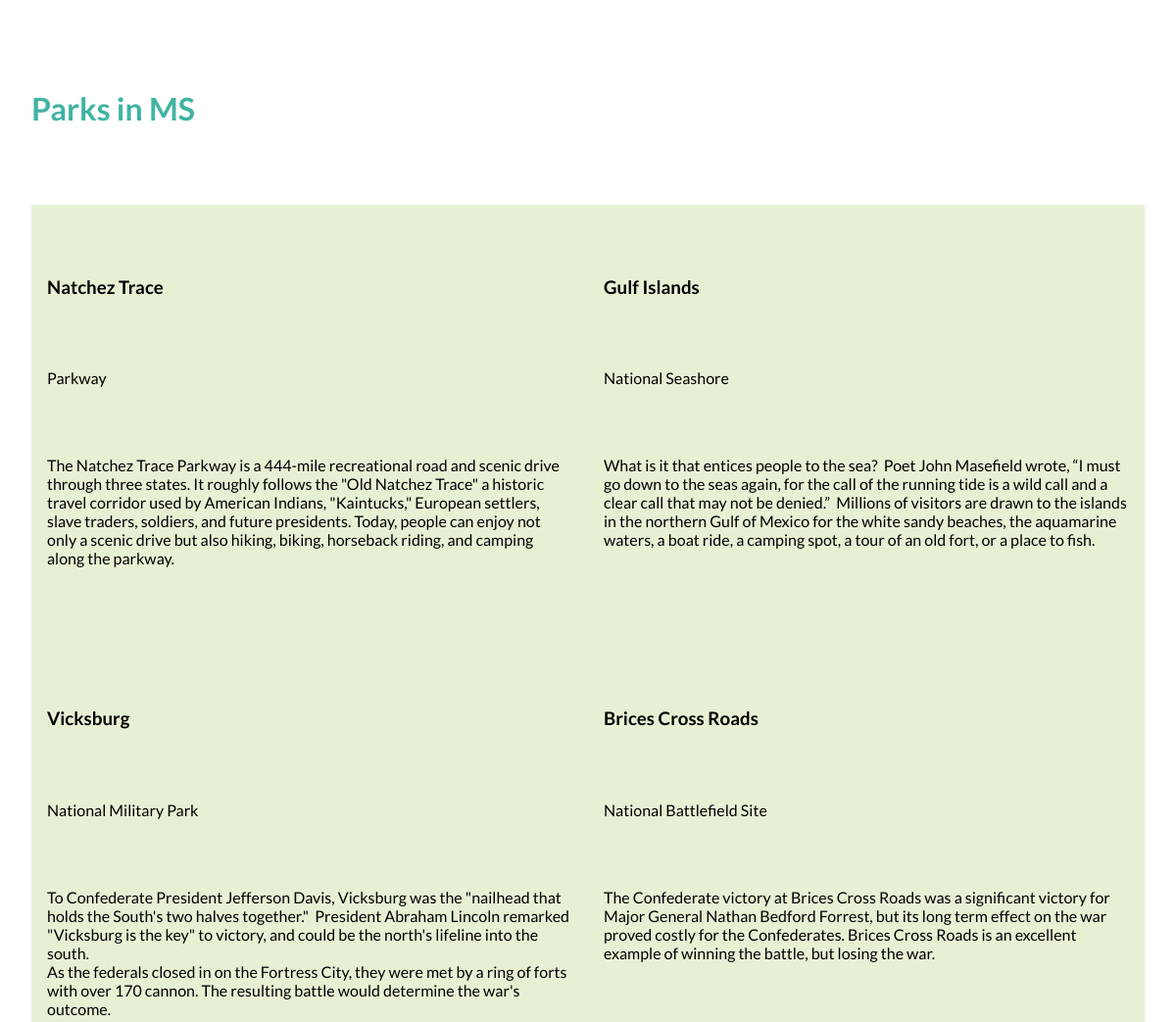
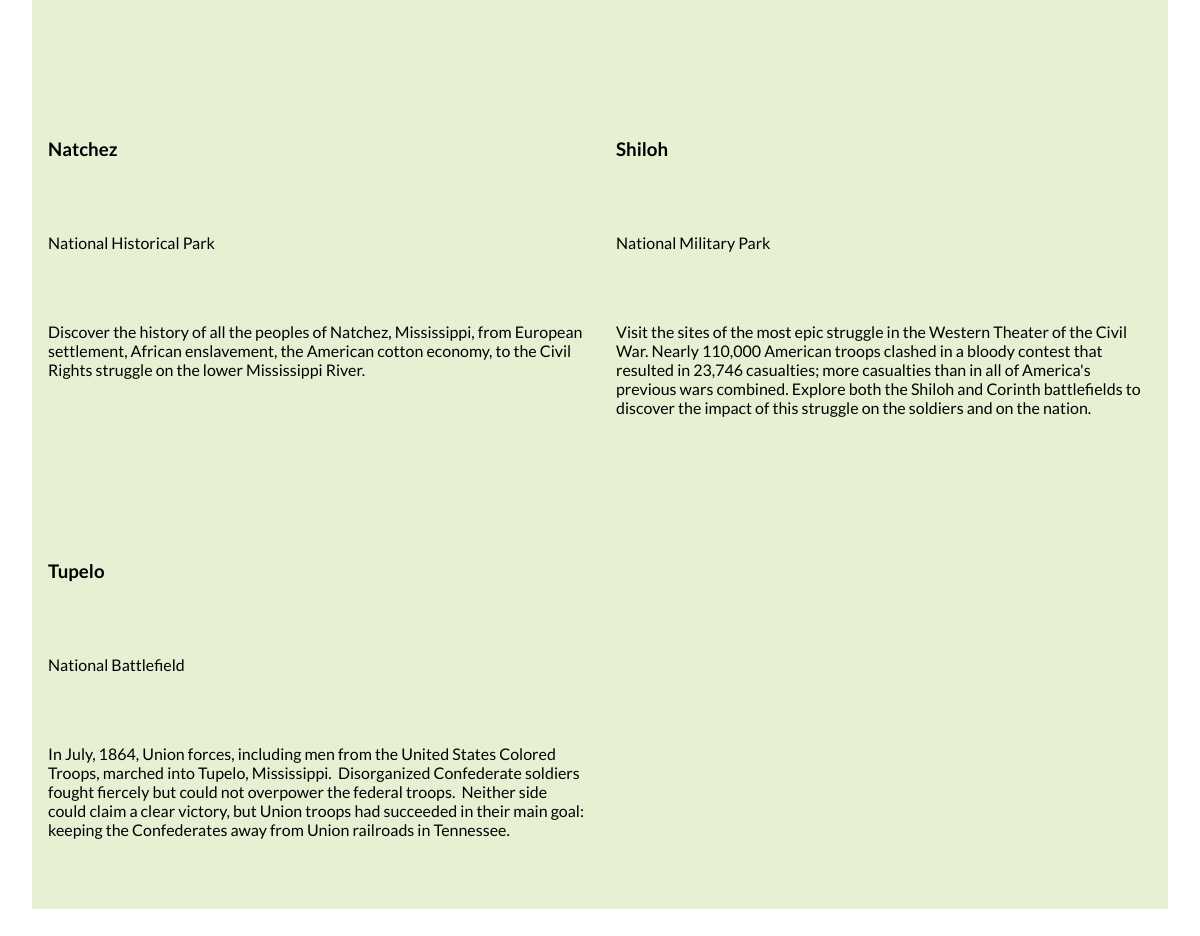
/state/MS, run on the app's committed database (2 pictures, top to bottom).
### SI507project_tool_app.py (models this page shows, shortened)
class Park(db.Model):
    __tablename__ = 'PARK'
    park_id = db.Column(db.Integer, primary_key=True)
    name = db.Column(db.String(240), nullable=False)
    descrip = db.Column(db.String)
    type_id = db.Column(db.Integer, db.ForeignKey('TYPE.id'))
    parkType = db.relationship('Type', backref='parks', lazy=True)
    states = db.relationship('State', secondary = Park_State, lazy='subquery',
    backref=db.backref('parks',lazy=True))

class Type(db.Model):
    __tablename__ = 'TYPE'
    id = db.Column(db.Integer, primary_key=True)
    name = db.Column(db.String(250),nullable=True)
    def __str__(self):
        return f'{self.name}'

### SI507project_tool_app.py (the view)
@app.route('/state/<stateName>')
def state_parks(stateName):
    qState= State.query.filter_by(name=str(stateName)).first()
    qParks = qState.parks
    return render_template('state.html', renderState=qParks, queryState = stateName)

### templates/state.html (shortened to what this page needs)
<!DOCTYPE html>
<html lang="en" dir="ltr">
  <head>
  </head>
  <body>
    <h1>Parks in {{queryState}}</h1>
    <div class="results">
      {% for p in renderState %}
      <section>
        <h3>{{p.name}}</h3>
        <p>{{p.parkType}}</p>
        <p>{{p.descrip}}</p>
      </section>
      {% endfor %}
    </div>
  </body>
</html>

### templates/state.html (style rules this page uses)
body { font-family: 'Lato', sans-serif; margin:2rem; white-space:pre-wrap; }
.results { display: grid; grid-gap: 2rem; grid-template-columns: repeat(auto-fit, minmax(400px,1fr)); background-color:#afd27550; padding:1rem; }
h1 { color:#41B3A3; }

### data on the page
Park: name "Natchez Trace", parkType "Parkway", descrip "The Natchez Trace Parkway is a 444-mile recreational road and scenic drive through three states. It roughly follows the \"Old Natchez Trace\" a historic travel corridor used by American Indians, \"Kaintucks,\" European settlers, slave traders, soldiers, and future presidents. Today, people can enjoy not only a scenic drive but also hiking, biking, horseback riding, and camping along the parkway."
Park: name "Gulf Islands", parkType "National Seashore", descrip "What is it that entices people to the sea? Poet John Masefield wrote, “I must go down to the seas again, for the call of the running tide is a wild call and a clear call that may not be denied.” Millions of visitors are drawn to the islands in the northern Gulf of Mexico for the white sandy beaches, the aquamarine waters, a boat ride, a camping spot, a tour of an old fort, or a place to fish."
Park: name "Vicksburg", parkType "National Military Park", descrip "To Confederate President Jefferson Davis, Vicksburg was the \"nailhead that holds the South's two halves together.\" President Abraham Lincoln remarked \"Vicksburg is the key\" to victory, and could be the north's lifeline into the south. As the federals closed in on the Fortress City, they were met by a ring of forts with over 170 cannon. The resulting battle would determine the war's outcome."
Park: name "Brices Cross Roads", parkType "National Battlefield Site", descrip "The Confederate victory at Brices Cross Roads was a significant victory for Major General Nathan Bedford Forrest, but its long term effect on the war proved costly for the Confederates. Brices Cross Roads is an excellent example of winning the battle, but losing the war."
Park: name "Natchez", parkType "National Historical Park", descrip "Discover the history of all the peoples of Natchez, Mississippi, from European settlement, African enslavement, the American cotton economy, to the Civil Rights struggle on the lower Mississippi River."
Park: name "Shiloh", parkType "National Military Park", descrip "Visit the sites of the most epic struggle in the Western Theater of the Civil War. Nearly 110,000 American troops clashed in a bloody contest that resulted in 23,746 casualties; more casualties than in all of America's previous wars combined. Explore both the Shiloh and Corinth battlefields to discover the impact of this struggle on the soldiers and on the nation."
Park: name "Tupelo", parkType "National Battlefield", descrip "In July, 1864, Union forces, including men from the United States Colored Troops, marched into Tupelo, Mississippi. Disorganized Confederate soldiers fought fiercely but could not overpower the federal troops. Neither side could claim a clear victory, but Union troops had succeeded in their main goal: keeping the Confederates away from Union railroads in Tennessee."

### other printed values
{{ queryState }} "MS"
